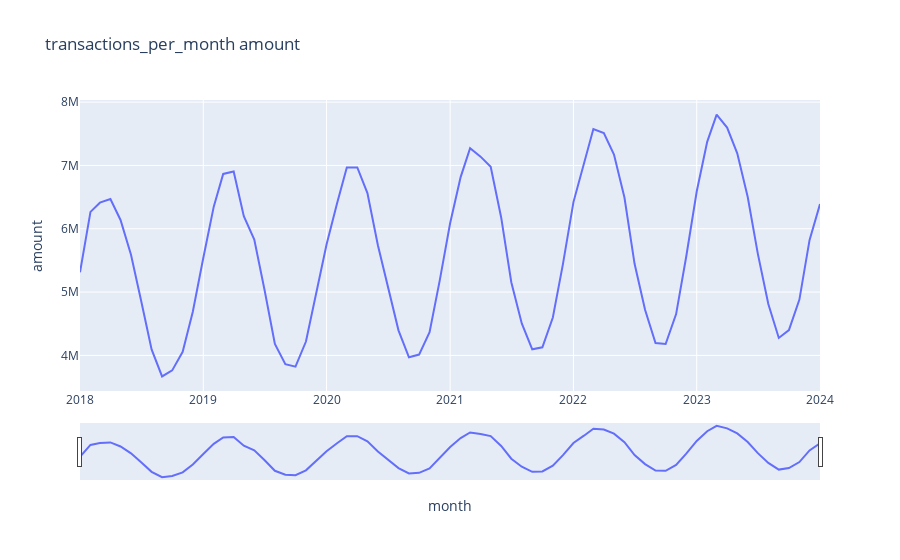

The notebook cell saved with this chart:
### Markdown cell above
Montant de transaction par mois

### Code cell
transactions_per_month = pd.DataFrame(transactions_copy.groupby("month").amount.aggregate('mean')).reset_index()
fig = px.line(transactions_per_month, x='month', y='amount', title='transactions_per_month amount')

fig.update_xaxes(rangeslider_visible=True)
fig.show()
